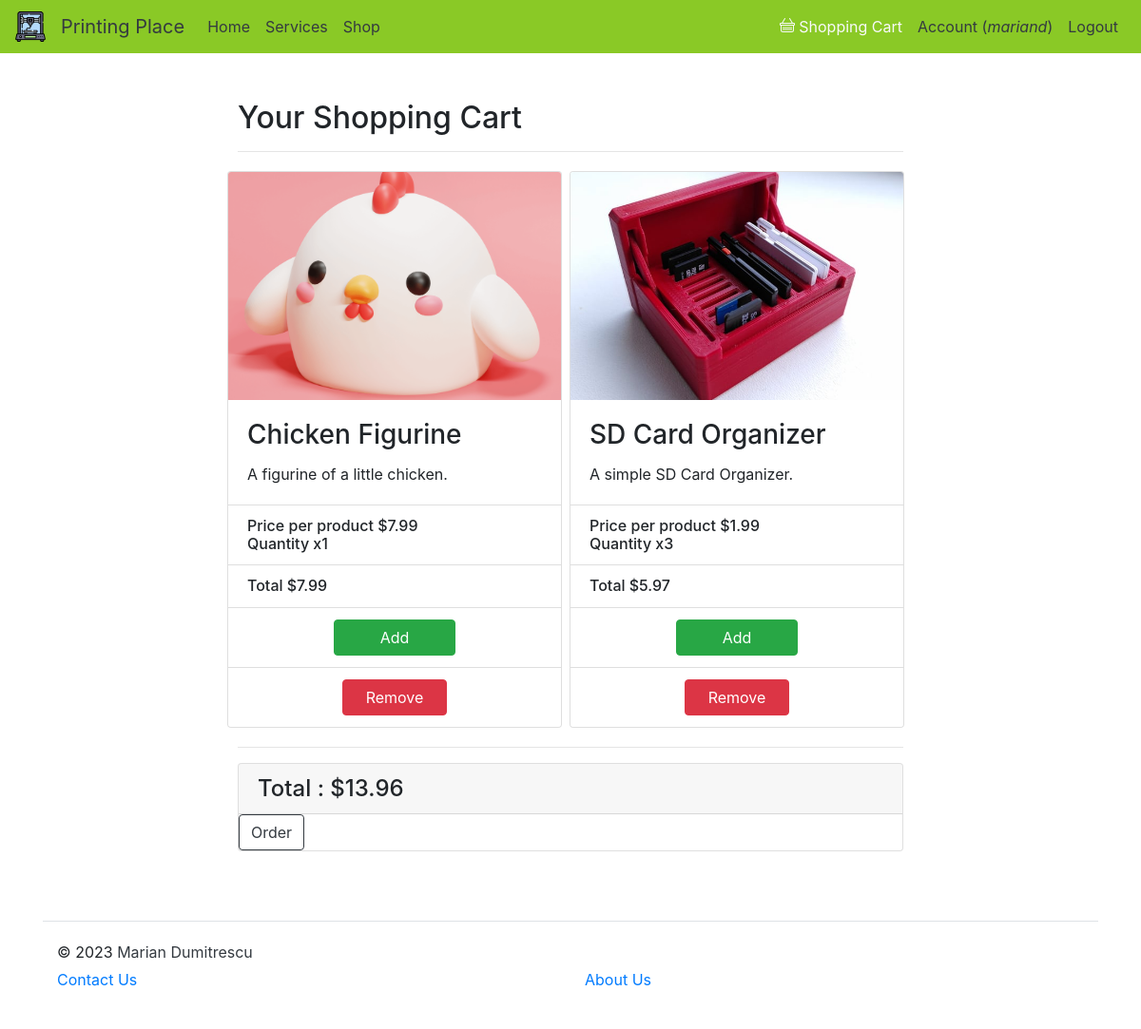
Screenshot of /cart/ (signed in) with the database file from the repository.
### flask_shop/models.py (models this page shows, shortened)
class User(db.Model, UserMixin):
    id = db.Column(db.Integer, primary_key = True)
    username = db.Column(db.String(36), unique = True, nullable = False)
    email_address = db.Column(db.String(120), unique = True, nullable = False)
    password = db.Column(db.String(72), nullable = False)
    phone_number = db.Column(db.String(10), nullable = True)
    full_address = db.Column(db.String(72), nullable = True)

class Product(db.Model):
    id = db.Column(db.Integer, primary_key = True)
    product_name = db.Column(db.String(120), nullable = False)
    product_description = db.Column(db.String(320), nullable = False)
    product_image = db.Column(db.String(72), nullable = False)
    product_price = db.Column(db.Double(), nullable = False)

### flask_shop/routes.py (the view)
@app.route("/cart/")
@login_required
def shopping_cart():
    if current_user.is_authenticated:
        user = User.query.filter_by(username=current_user.username).first()
        cart_items = Carts.query.filter_by(user_id=user.id).all()
        total = 0.0
        products = list()
        for item in cart_items:
            product = dict()
            productid = item.product_id
            product_found = Product.query.filter_by(id=productid).first()
            product['id'] = productid
            product['product_name'] = product_found.product_name
            product['product_description'] = product_found.product_description
            product['product_image'] = product_found.product_image
            product['product_price'] = product_found.product_price
            product['quantity'] = item.quantity
            total += product['quantity'] * product['product_price']
            products.append(product)
        return render_template('cart.html', products=products, total=total)
    else:
        return redirect(url_for('index'))

### flask_shop/models.py (called while the page is built)
@login_manager.user_loader
def load_user(user_id):
    return User.query.get(int(user_id))

### flask_shop/templates/cart.html (shortened to what this page needs)
{% extends 'base.html' %}
{% block body %}
<div class="container">
    <div class="h2">Your Shopping Cart</div>
    <hr>
    {% if products %}
    <div class="row">
        {% for product in products %}
        <div class="card m-1" style="width: 22rem;">
            <img class="card-img-top" src="{{url_for('static', filename = 'images/' + product['product_image'])}}"
                class="d-inline-block" width="240px" height="240px" style="object-fit: cover;">
            <div class="card-body">
                <h5 class="h3 card-title">{{product['product_name']}}</h5>
                <p class="card-text">{{product['product_description']}}</p>
            </div>
            <ul class="list-group list-group-flush">
                <li class="h6 list-group-item">Price per product ${{product['product_price']}}<br>Quantity x{{product['quantity']}}</li>
                <li class="h6 list-group-item">Total ${{product['quantity'] * product['product_price']}}</li>
                <li class="h6 list-group-item text-center">
                    <a href="/shop/addcart/{{product['id']}}">
                        <button class="btn btn-success px-5"> Add </button>
                    </a>
                </li>
                <li class="h6 list-group-item text-center">
                    <a href="/shop/del/{{product['id']}}">
                        <button class="btn btn-danger px-4"> Remove </button>
                    </a>
                </li>
            </ul>
        </div>
        {% endfor %}
    </div>
    <hr>
    <div class="card">
        <div class="card-header">
            <div class="h4 d-inline-block m-0">Total : ${{total}}</div>
        </div>
        <a class="h5 m-0" href="{{url_for('order')}}"><button class="btn btn-outline-dark">Order</button></a>
    </div>
    {% else %}
        <h4>You do not have any products in the cart!</h4>
        <h5>Take a look to our shop
        <a href="{{url_for('shop')}}">here</a>.
        </h5>
    {% endif %}
</div>
{% endblock %}

### flask_shop/templates/base.html (shortened to what this page needs)
<!DOCTYPE html>
<html lang="en">
<head>
	<link rel="stylesheet" type="text/css" href="{{url_for('static', filename='main.css')}}" />
	<link rel="stylesheet" href="https://cdn.jsdelivr.net/npm/bootstrap@4.0.0/dist/css/bootstrap.min.css"
>
</head>
<body>
	<nav class="navbar navbar-expand-lg navbar-dark nav-color">
		<img src="{{ url_for('static', filename='images/logo.png') }}" width="32" height="32" class="d-inline-block" />
		<a class="pl-3 navbar-brand text-dark" href="#">Printing Place</a>
		<div class="navbar-collapse collapse" id="navbarColor01">
			<ul class="navbar-nav mr-auto">
				{% if request.endpoint == 'index' %}
				<li class="nav-item active">
					<a class="nav-link text-light" href="{{url_for('index')}}">Home</a>
				</li>
				{% else %}
				<li class="nav-item active">
					<a class="nav-link text-dark" href="{{url_for('index')}}">Home</a>
				</li>
				{% endif %}
				{% if request.endpoint == 'services' %}
				<li class="nav-item active">
					<a class="nav-link text-light" href="{{url_for('services')}}">Services</a>
				</li>
				{% else %}
				<li class="nav-item active">
					<a class="nav-link text-dark" href="{{url_for('services')}}">Services</a>
				</li>
				{% endif %}
				{% if request.endpoint == 'shop' %}
				<li class="nav-item active">
					<a class="nav-link text-light" href="{{url_for('shop')}}">Shop</a>
				</li>
				{% else %}
				<li class="nav-item active">
					<a class="nav-link text-dark" href="{{url_for('shop')}}">Shop</a>
				</li>
				{% endif %}
			</ul>
			<ul class="navbar-nav ml-auto">
				{% if current_user.is_authenticated %}
				<li class="nav-item">
					{% if request.endpoint == 'shopping_cart' %}
					<span class="nav-link">
						<a class="text-light text-decoration-none" href="{{url_for('shopping_cart')}}" style="text-decoration: none;">
							Shopping Cart
						</a>
					</span>
					{% endif %}
				</li>
				<li class="nav-item">
					{% if request.endpoint == 'account' %}
					<a class="nav-link text-light"
						href="{{url_for('account')}}">Account (<span class="font-italic">{{current_user.username}}</span>)</a>
					{% else %}
					<a class="nav-link text-dark"
						href="{{url_for('account')}}">Account (<span class="font-italic">{{current_user.username}}</span>)</a>
					{% endif %}
				</li>
				<li class="nav-item">
					<a class="nav-link text-dark" href="{{url_for('logout')}}">Logout</a>
				</li>
				{% endif %}
			</ul>
		</div>
	</nav>
	<main role="main" class="container" id="content">
		<div class="row">
			<div class="col-md-2">
			</div>
			<div class="col-md-8 my-3">
				{% block body %} {% endblock %}
			</div>
			<div class="col-md-2">
			</div>
		</div>
	</main>
	<div class="container">
		<footer class="d-flex flex-wrap justify-content-between align-items-center py-3 my-4 border-top">
			<p class="col-md-4 mb-0 text-body-secondary">© 2023 <a class="text-dark text-decoration-underline"
					href="https://github.com/kyorri/">Marian Dumitrescu</a></p>
			<a href="/"
				class="col-md-4 d-flex align-items-center justify-content-center mb-3 mb-md-0 me-md-auto link-body-emphasis text-decoration-none">
				<svg class="bi me-2" width="40" height="32">
					<use xlink:href="#bootstrap"></use>
				</svg>
			</a>
			<div class="col-md-8"></div>
			<a href="{{ url_for('contact') }}" class="col-md-6 mx-auto" style="width: 500px" ;>Contact Us</a>
			<a href="{{ url_for('about') }}" class="col-md-6 mx-auto" style="width: 500px" ;>About Us</a>
		</footer>
	</div>
</body>
</html>

### flask_shop/static/main.css (style rules this page uses)
body { display: flex; min-height: 100vh; flex-direction: column; }
#content { flex: 1; }
.nav-color { background-color: #8AC926; }

### rows the page displays
User: username "mariand"
Product: product_image (picture), product_name "Chicken Figurine", product_description "A figurine of a little chicken.", product_price "7.99", quantity "1", product['quantity']*product['product_price'] "7.99"
Product: product_image (picture), product_name "SD Card Organizer", product_description "A simple SD Card Organizer.", product_price "1.99", quantity "3", product['quantity']*product['product_price'] "5.97"

### other values shown
{{ total }} "13.96"
